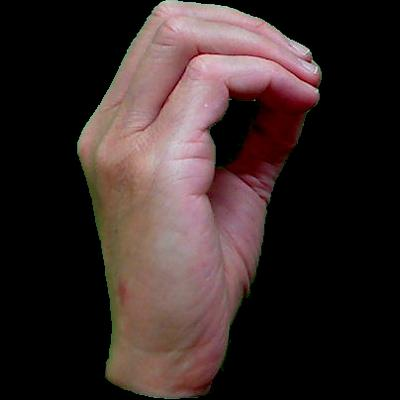
#> input picture asl_dataset/0/hand1_0_dif_seg_1_cropped.jpeg, 400 x 400 px, given in place of hand5_0_dif_seg_2_cropped.jpeg, which was not available
$ jupyter execute --allow-errors CNN_2.ipynb
#> lines starting #> are read from the running program, lines starting #| are printed output that depends on the picture; after the words box and inside, x2 and y2 are one past the last pixel; in counts of white or black regions, pixels touching at a corner belong together; pictures that were not available may be replaced by others from this repository, and a replacement may not be noted
[cell 1]
import numpy as np
import pandas as pd
import matplotlib.pyplot as plt
import tensorflow as tf
import cv2
import glob
import os

#> (a cell that did not finish here is left out)

#> (a cell that did not finish here is left out)

#> (a cell that did not finish here is left out)

[cell 5]
minValue = 70
data=[]
def func(path):
    frame = cv2.imread(path)
#> frame is the input picture: shape (400, 400, 3); mean B, G, R 40.1, 41.4, 55.2

    gray = cv2.cvtColor(frame, cv2.COLOR_BGR2GRAY)
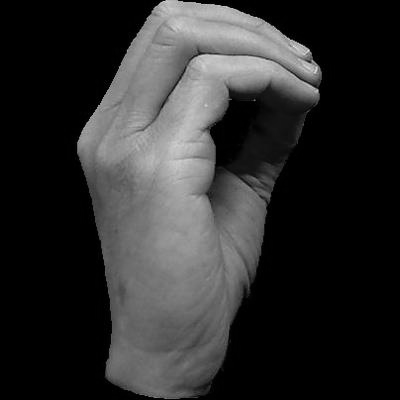
#> gray: shape (400, 400); min 0, max 235, mean 45.4
    blur = cv2.GaussianBlur(gray,(5,5),2)

    th3 = cv2.adaptiveThreshold(blur,255,cv2.ADAPTIVE_THRESH_GAUSSIAN_C,cv2.THRESH_BINARY_INV,11,2)
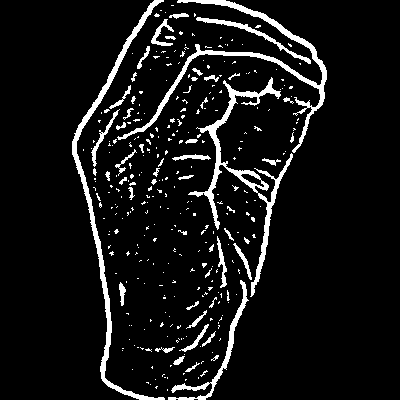
#> th3: shape (400, 400); 7.8% white; 324 white regions (271 under 20 px), largest, box (x1, y1, x2, y2) and area: (117, 0, 327, 153) 2427, (188, 77, 293, 297) 2388, (72, 0, 165, 400) 2340
    ret, res = cv2.threshold(th3, minValue, 255, cv2.THRESH_BINARY_INV+cv2.THRESH_OTSU)
#> ret = 0
    resized = cv2.resize(res,(128,128), interpolation = cv2.INTER_AREA)
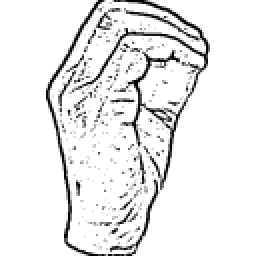
#> resized: shape (128, 128) (shown 2 times larger); min 0, max 255, mean 235
    data.append(resized)
    return resized

[cell 6]
arr=func('./asl_dataset/0/hand5_0_dif_seg_2_cropped.jpeg')
print(type(arr))
#| <class 'numpy.ndarray'>
plt.imshow(arr, interpolation='nearest',cmap='binary')
plt.show()

$ run again, on asl_dataset/1/hand1_1_left_seg_4_cropped.jpeg
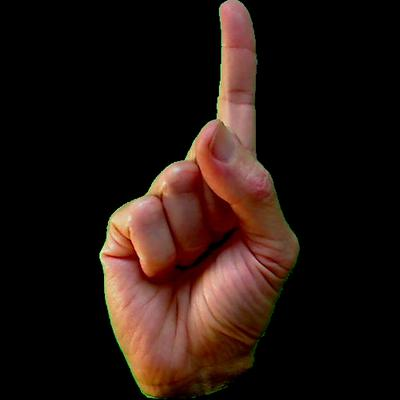
#> input picture asl_dataset/1/hand1_1_left_seg_4_cropped.jpeg, 400 x 400 px, given in place of hand5_0_dif_seg_2_cropped.jpeg, which was not available
#> in func, frame is the input picture: shape (400, 400, 3); mean B, G, R 15.7, 20.6, 34.7
#> in func, `th3 = cv2.adaptiveThreshold(blur,255,cv2.ADAPTIVE_THRESH_GAUSSIAN_C,cv..`:
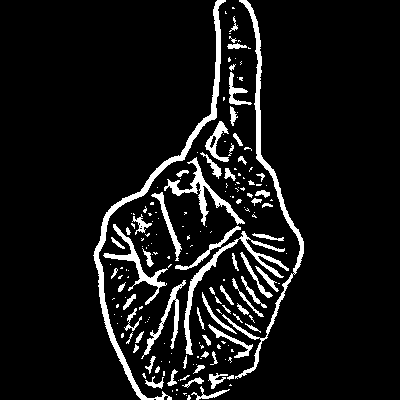
#> th3: shape (400, 400); 8.5% white; 184 white regions (117 under 20 px), largest, box (x1, y1, x2, y2) and area: (93, 0, 226, 400) 2626, (222, 0, 304, 379) 1932, (184, 231, 289, 355) 1170
#> ret = 0
#> in func, `resized = cv2.resize(res,(128,128), interpolation = cv2.INTER_AREA)`:
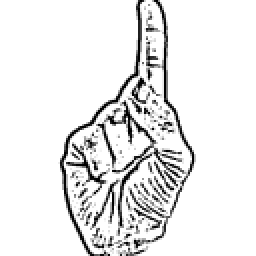
#> resized: shape (128, 128) (shown 2 times larger); min 0, max 255, mean 233.4
#| <class 'numpy.ndarray'>

$ run again, on asl_dataset/2/hand1_2_right_seg_2_cropped.jpeg
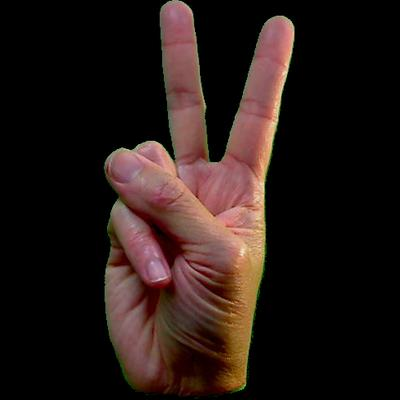
#> input picture asl_dataset/2/hand1_2_right_seg_2_cropped.jpeg, 400 x 400 px, given in place of hand5_0_dif_seg_2_cropped.jpeg, which was not available
#> in func, frame is the input picture: shape (400, 400, 3); mean B, G, R 21.7, 25, 37.7
#> in func, `th3 = cv2.adaptiveThreshold(blur,255,cv2.ADAPTIVE_THRESH_GAUSSIAN_C,cv..`:
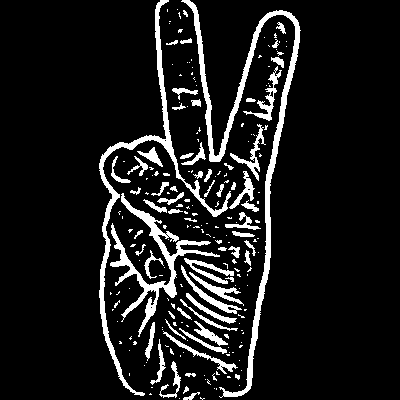
#> th3: shape (400, 400); 10.4% white; 215 white regions (152 under 20 px), largest, box (x1, y1, x2, y2) and area: (181, 0, 301, 398) 4002, (99, 0, 231, 396) 2813, (110, 193, 220, 337) 2320
#> ret = 0
#> in func, `resized = cv2.resize(res,(128,128), interpolation = cv2.INTER_AREA)`:
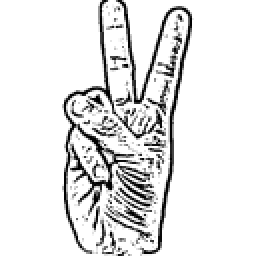
#> resized: shape (128, 128) (shown 2 times larger); min 0, max 255, mean 228.6
#| <class 'numpy.ndarray'>
